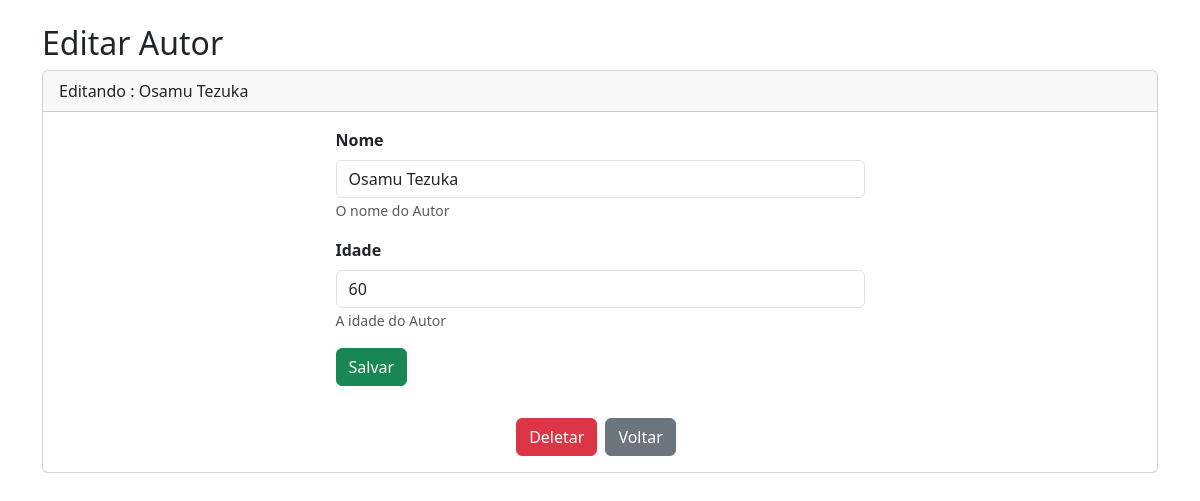
/VIEW/editar-autores.php?id=2, run on an earlier commit of the app's database.
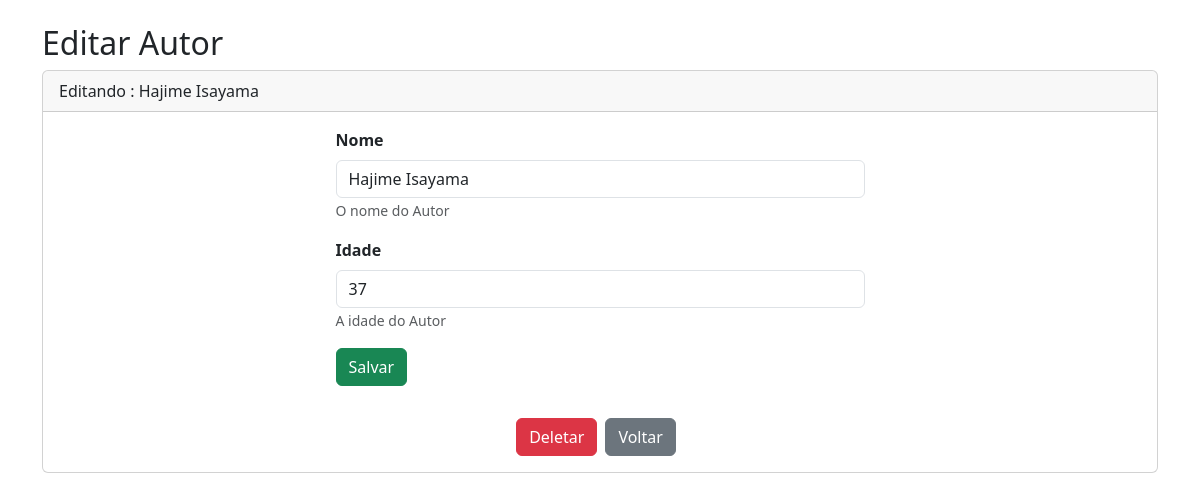
And on a later commit of the database.
### tables this page shows
CREATE TABLE `autor` (
    `id` int(11) NOT NULL AUTO_INCREMENT,
    `nome` varchar(50) NOT NULL,
    `idade` int(11) NOT NULL,
    PRIMARY KEY (`id`)
);

### DATA/AutorDATA.php (called while the page is built, shortened)
<?php
    include_once '../DATA/Conexao.php';
    include_once '../MODEL/Autor.php';
    class AutorDATA
    {
        public function SelectById(int $id){
            $scriptSql = 'SELECT * FROM autor WHERE id=?;';
            $conexao = Conexao::conectarComDB();
            $query = $conexao->prepare($scriptSql);
            $query->execute(array($id));
            $registroUnico = $query->fetch(\PDO::FETCH_ASSOC);
            $autor = new \MODEL\Autor();
            $autor->setId($registroUnico['id']);
            $autor->setNome($registroUnico['nome']);
            $autor->setIdade($registroUnico['idade']);
            return isset($autor) ? $autor : NULL;
        }
    }
?>

### BUSINESS/AutorService.php (called while the page is built, shortened)
<?php
    include_once '../DATA/AutorDATA.php';
    class AutorService{
        public function SelectbyId(int $id){
            $DataAutor = new \DATA\AutorData;
            $AutorSelecionado = $DataAutor->SelectById($id);
            if(empty($AutorSelecionado)){
                echo "Autor não encontrado";
            } else {
                return $AutorSelecionado;
            }
        }
    }
?>

### DATA/Conexao.php (called while the page is built, shortened)
<?php
    class Conexao{
        private static $dbNome = 'db';
        private static $dbHost = '127.0.0.1';
        private static $dbUsuario = 'root';
        private static $dbSenha = '12345';
        private static $cont = null;
        public static function conectarComDB(){
            if(self::$cont == null){
                try{
                    self::$cont = new PDO("mysql:host=" . self::$dbHost . ";dbname=" . self::$dbNome,  self::$dbUsuario , self::$dbSenha);
                } catch (\PDOException $exception) {
                    die ($exception->getMessage());
                }
            }
            return self::$cont;
        }
        public static function desconectarComDB(){
            self::$cont = null;
            return self::$cont;
        }
}
?>

### MODEL/Autor.php (called while the page is built, shortened)
<?php
    class Autor{
        private ?string $nome;
        private ?int $idade;
        public function getNome(){
            return $this->nome;
        }
        public function setNome(string $nome){
            $this->nome = $nome;
        }
        public function getIdade(){
            return $this->idade;
        }
        public function setIdade(int $idade){
            $this->idade = $idade;
        }
    }
?>

### VIEW/editar-autores.php (the view, shortened to what this page needs)
<?php
include_once "../BUSINESS/AutorService.php";
include_once "../MODEL/Autor.php";
$autorSelecionado = (new BUSINESS\AutorService())->SelectById($_GET['id']);
?>
<!DOCTYPE html>
<html lang="pt-BR">
<head>
    <link href="https://cdn.jsdelivr.net/npm/bootstrap@5.3.0-alpha1/dist/css/bootstrap.min.css" rel="stylesheet">
</head>
<body>
<div class="container my-4">
    <div class="header">
        <h2>Editar Autor</h2>
    </div>
    <div class="col justify-content-center">
        <div class="card">
            <div class="card-header">
                Editando : <?php echo $autorSelecionado->getNome() ?>
            </div>
            <div class="card-body row justify-content-center">
                <form class="col-6" method="POST">
                    <div class="mb-3">
                        <label for="input-nome" class="form-label"><strong>Nome</strong></label>
                        <input
                            type="text"
                            class="form-control"
                            name="input-nome"
                            id="input-nome"
                            aria-describedby="helpId"
                            placeholder="Nome"
                            required
                            value="<?php echo $autorSelecionado->getNome() ?>"
                        />
                        <small id="helpId" class="form-text text-muted">O nome do Autor</small>
                    </div>
                    <div class="mb-3">
                        <label for="input-idade" class="form-label"><strong>Idade</strong></label>
                        <input
                            type="number"
                            class="form-control"
                            name="input-idade"
                            id="input-idade"
                            aria-describedby="helpId"
                            placeholder="Idade"
                            required
                            maxlength="3"
                            value="<?php echo $autorSelecionado->getIdade() ?>"
                        />
                        <small id="helpId" class="form-text text-muted">A idade do Autor</small>
                    </div>
                    <div class="mb-3">
                        <button action="submit" class="btn btn-success">Salvar</button>
                    </div>
                </form>
                <div class="d-flex justify-content-center mt-3">
                    <form method="POST" class="me-2">
                        <button type="submit" class="btn btn-danger">Deletar</button>
                    </form>
                    <a class="btn btn-secondary me-2" href="autores.php">Voltar</a>
                </div>
            </div>
        </div>
    </div>
</div>
</body>
</html>

What changed in the data, as far as the page shows it:
changed autor: nome "Osamu Tezuka" → "Hajime Isayama"; input-nome "Osamu Tezuka" → "Hajime Isayama"; input-idade "60" → "37"
